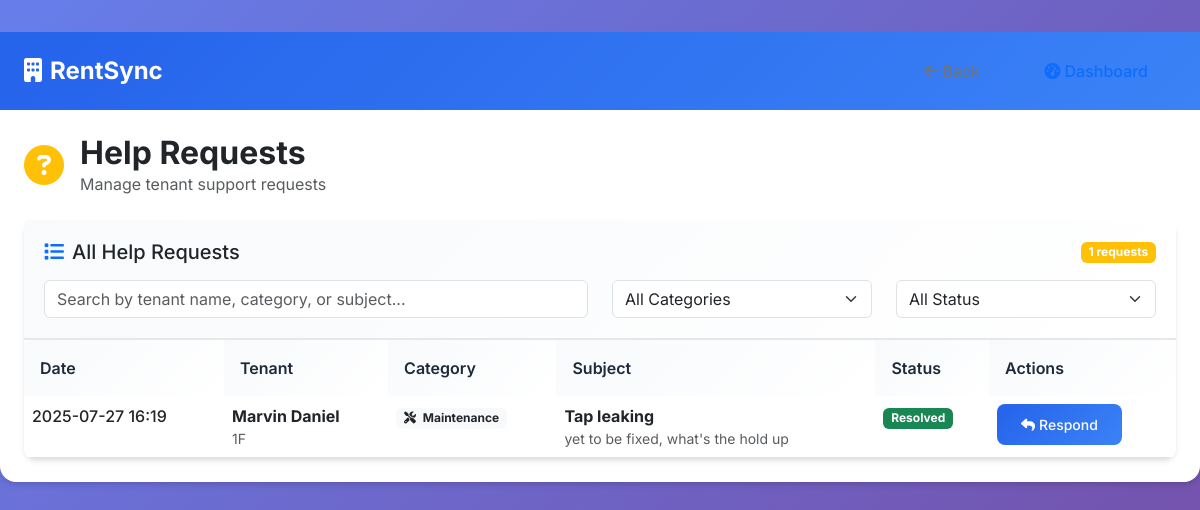
The page /admin/help-requests (signed in) on the database its author committed.
### tables this page shows
CREATE TABLE help_requests (
        id INTEGER PRIMARY KEY AUTOINCREMENT,
        tenant_id INTEGER NOT NULL,
        category TEXT NOT NULL,
        subject TEXT NOT NULL,
        message TEXT NOT NULL,
        status TEXT DEFAULT 'Open',
        admin_response TEXT,
        created_at TIMESTAMP DEFAULT CURRENT_TIMESTAMP,
        updated_at TIMESTAMP DEFAULT CURRENT_TIMESTAMP,
        FOREIGN KEY (tenant_id) REFERENCES tenants (id)
    );

CREATE TABLE tenants (
        id INTEGER PRIMARY KEY AUTOINCREMENT,
        name TEXT NOT NULL,
        house_number TEXT NOT NULL,
        phone TEXT NOT NULL,
        email TEXT,
        monthly_rent REAL NOT NULL,
        created_at TIMESTAMP DEFAULT CURRENT_TIMESTAMP
    , profile_picture TEXT);

### app.py (the view)
@app.route('/admin/help-requests')
def admin_help_requests():
    if 'admin_id' not in session:
        return redirect(url_for('admin_login'))
    conn = get_db()
    if session.get('admin_role') == 'caretaker':
        help_requests = conn.execute(
            '''SELECT hr.*, t.name as tenant_name, t.house_number
               FROM help_requests hr
               JOIN tenants t ON hr.tenant_id = t.id
               WHERE hr.category IN ('Maintenance', 'Security', 'Utilities')
               ORDER BY hr.created_at DESC'''
        ).fetchall()
    else:
        help_requests = conn.execute(
            '''SELECT hr.*, t.name as tenant_name, t.house_number
               FROM help_requests hr
               JOIN tenants t ON hr.tenant_id = t.id
               ORDER BY hr.created_at DESC'''
        ).fetchall()
    conn.close()
    dashboard_url = '/caretaker' if session.get('admin_role') == 'caretaker' else '/admin'
    return render_template('admin_help_requests.html', help_requests=help_requests, dashboard_url=dashboard_url)

### app.py (called while the page is built)
def get_db():
    conn = sqlite3.connect(DATABASE)
    conn.row_factory = sqlite3.Row
    return conn

### templates/admin_help_requests.html (shortened to what this page needs)
{% extends "base.html" %}
{% block navbar %}
<div class="ms-auto">
    <button onclick="history.back()" class="btn btn-outline-secondary me-2">
        <i class="fas fa-arrow-left me-1"></i>Back
    </button>
    <a href="{{ dashboard_url }}" class="btn btn-outline-primary">
        <i class="fas fa-tachometer-alt me-1"></i>Dashboard
    </a>
</div>
{% endblock %}
{% block content %}
<div class="row">
    <div class="col-12">
        <div class="d-flex align-items-center mb-4">
            <i class="fas fa-question-circle text-warning me-3" style="font-size: 2.5rem;"></i>
            <div>
                <h2 class="mb-0 fw-bold">Help Requests</h2>
                <p class="text-muted mb-0">Manage tenant support requests</p>
            </div>
        </div>
    </div>
</div>
<div class="card">
    <div class="card-header bg-light">
        <div class="d-flex justify-content-between align-items-center mb-3">
            <h5 class="card-title mb-0">
                <i class="fas fa-list text-primary me-2"></i>All Help Requests
            </h5>
            <span class="badge bg-warning">{{ help_requests|length }} requests</span>
        </div>
        <div class="row">
            <div class="col-md-6">
                <input type="text" class="form-control" id="searchRequests" placeholder="Search by tenant name, category, or subject...">
            </div>
            <div class="col-md-3">
                <select class="form-select" id="filterCategory">
                    <option value="">All Categories</option>
                </select>
            </div>
            <div class="col-md-3">
                <select class="form-select" id="filterStatus">
                    <option value="">All Status</option>
                </select>
            </div>
        </div>
    </div>
    {% if help_requests %}
    <div class="card-body p-0">
        <div class="table-responsive">
            <table class="table table-hover mb-0">
                <thead>
                    <tr>
                        <th>Date</th>
                        <th>Tenant</th>
                        <th>Category</th>
                        <th>Subject</th>
                        <th>Status</th>
                        <th>Actions</th>
                    </tr>
                </thead>
                <tbody>
                    {% for request in help_requests %}
                    <tr>
                        <td class="fw-medium">{{ request.created_at[:16] }}</td>
                        <td>
                            <div>
                                <strong>{{ request.tenant_name }}</strong>
                                <small class="text-muted d-block">{{ request.house_number }}</small>
                            </div>
                        </td>
                        <td>
                            <span class="badge bg-light text-dark">
                                {% if request.category == 'Maintenance' %}
                                    <i class="fas fa-tools me-1"></i>
                                {% elif request.category == 'Utilities' %}
                                    <i class="fas fa-bolt me-1"></i>
                                {% elif request.category == 'Payment' %}
                                    <i class="fas fa-credit-card me-1"></i>
                                {% elif request.category == 'Security' %}
                                    <i class="fas fa-shield-alt me-1"></i>
                                {% else %}
                                    <i class="fas fa-question me-1"></i>
                                {% endif %}
                                {{ request.category }}
                            </span>
                        </td>
                        <td>
                            <div>
                                <strong>{{ request.subject }}</strong>
                                <small class="text-muted d-block">{{ request.message[:50] }}{% if request.message|length > 50 %}...{% endif %}</small>
                            </div>
                        </td>
                        <td>
                            <span class="badge {% if request.status == 'Open' %}bg-warning{% elif request.status == 'In Progress' %}bg-info{% elif request.status == 'Resolved' %}bg-success{% else %}bg-secondary{% endif %}">
                                {{ request.status }}
                            </span>
                        </td>
                        <td>
                            <a href="/admin/help-request/{{ request.id }}" class="btn btn-sm btn-primary">
                                <i class="fas fa-reply me-1"></i>Respond
                            </a>
                        </td>
                    </tr>
                    {% endfor %}
                </tbody>
            </table>
        </div>
    </div>
    {% else %}
    <div class="card-body text-center py-5">
        <i class="fas fa-question-circle text-muted" style="font-size: 3rem;"></i>
        <h5 class="text-muted mt-3">No Help Requests</h5>
        <p class="text-muted">Tenant help requests will appear here</p>
    </div>
    {% endif %}
</div>
{% endblock %}

### templates/base.html (style rules this page uses)
:root { --primary-color: #2563eb; --secondary-color: #64748b; --success-color: #059669; --danger-color: #dc2626; --warning-color: #d97706; --dark-color: #1e293b; --light-bg: #f8fafc; --card-shadow: 0 4px 6px -1px rgba(0, 0, 0, 0.1), 0 2px 4px -1px rgba(0, 0, 0, 0.06); --hover-shadow: 0 10px 15px -3px rgba(0, 0, 0, 0.1), 0 4px 6px -2px rgba(0, 0, 0, 0.05); }
* { font-family: 'Inter', sans-serif; }
body { background: linear-gradient(135deg, #667eea 0%, #764ba2 100%); min-height: 100vh; }
.navbar .btn { margin: 0 0.25rem; transition: all 0.3s ease; }
.card { border: none; border-radius: 12px; box-shadow: var(--card-shadow); transition: all 0.3s ease; }
.card-header { background: linear-gradient(135deg, var(--light-bg), #ffffff); border-bottom: 2px solid #e5e7eb; font-weight: 600; padding: 1.25rem; }
.btn { border-radius: 8px; font-weight: 500; padding: 0.625rem 1.5rem; transition: all 0.3s ease; border: none; }
.btn-primary { background: linear-gradient(135deg, var(--primary-color), #3b82f6); }
.table { border-radius: 8px; overflow: hidden; }
.table thead th { background: linear-gradient(135deg, var(--light-bg), #ffffff); border: none; font-weight: 600; color: var(--dark-color); padding: 1rem; }
.table tbody tr { transition: all 0.2s ease; }

### rows shown on the page
help_requests: created_at "2025-07-27 16:19", tenant_name "Marvin Daniel", house_number "1F", category "Maintenance", subject "Tap leaking", message "yet to be fixed, what's the hold up", status "Resolved"

### other values the page prints
{{ help_requests|length }} "1"
